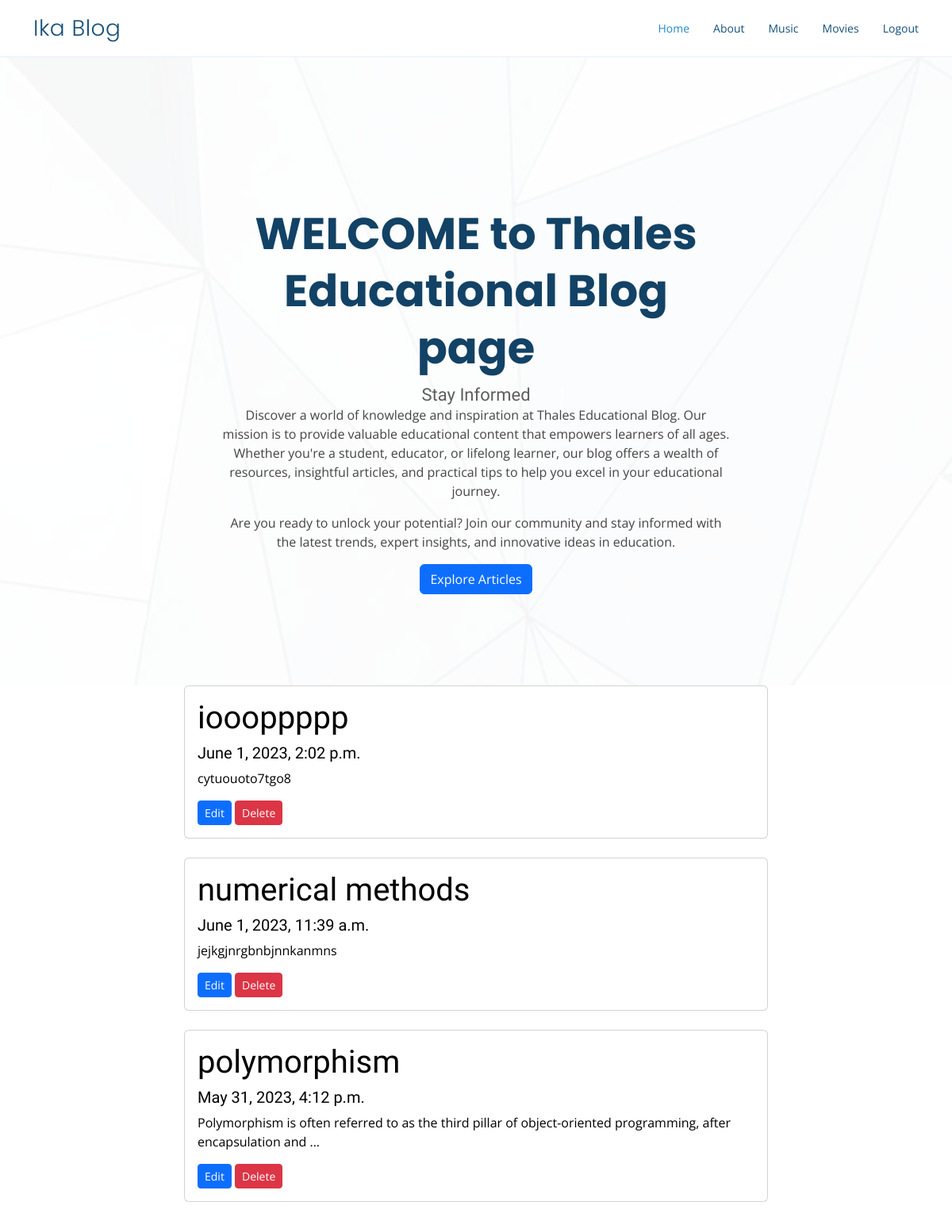
Page /blog on the committed database.
### myapp/models.py (models this page shows)
class Post(models.Model):
    id = models.UUIDField(primary_key=True,default=uuid.uuid4,editable=False)
    title=models.CharField(max_length=50)
    details=models.CharField(max_length=10000)
    created=models.DateTimeField(default=datetime.now,blank=True )

### myapp/views.py (the view)
# urls.py: path('blog',views.blog,name='blog'),
def blog(request):
    posts=Post.objects.all()
    if request.method == 'POST':
        title =request.POST['title']
        details = request.POST['details']
        post_id = uuid.uuid4()
        post= Post.objects.create(id= post_id,title=title, details=details)
        post.save();
    return render (request,'blog.html',{'posts' :posts})

### templates/blog.html (shortened to what this page needs)
{% load static %}
<!DOCTYPE html>
<html>
   <head>
      <link href="{% static 'assets/vendor/aos/aos.css' %}" rel="stylesheet">
      <link href="{% static 'assets/vendor/bootstrap/css/bootstrap.min.css' %}" rel="stylesheet">
      <link href="{% static 'assets/vendor/bootstrap-icons/bootstrap-icons.css' %}" rel="stylesheet">
      <link href="{% static 'assets/vendor/boxicons/css/boxicons.min.css' %}" rel="stylesheet">
      <link href="{% static 'assets/vendor/glightbox/css/glightbox.min.css' %}" rel="stylesheet">
      <link href="{% static 'assets/vendor/remixicon/remixicon.css' %}" rel="stylesheet">
      <link href="{% static 'assets/vendor/swiper/swiper-bundle.min.css' %}" rel="stylesheet">
      <link href="{% static 'assets/css/style.css' %}" rel="stylesheet">
   </head>
   <body>
      <header id="header" class="fixed-top">
         <div class="container d-flex align-items-center justify-content-between">
            <h1 class="logo"><a href="index.html">Ika Blog</a></h1>
            <nav id="navbar" class="navbar">
               <ul>
                  <li><a class="nav-link scrollto active" href="/">Home</a></li>
                  <li><a class="nav-link scrollto" href="">About</a></li>
                  <li><a class="nav-link scrollto" href="">Music</a></li>
                  <li><a class="nav-link scrollto" href="">Movies</a></li>
                  <li><a class="nav-link scrollto" href="">Logout</a></li>
               </ul>
            </nav>
         </div>
      </header>
      <section id="hero" class="d-flex align-items-center">
        <div class="container position-relative" data-aos="fade-up" data-aos-delay="100">
           <div class="row justify-content-center">
              <div class="col-xl-7 col-lg-9 text-center">
                 <h1>WELCOME to Thales Educational Blog page</h1>
                 <h2>Stay Informed </h2>
                 <p>Discover a world of knowledge and inspiration at Thales Educational Blog. Our mission is to provide valuable educational content that empowers learners of all ages. Whether you're a student, educator, or lifelong learner, our blog offers a wealth of resources, insightful articles, and practical tips to help you excel in your educational journey.</p>
                 <p>Are you ready to unlock your potential? Join our community and stay informed with the latest trends, expert insights, and innovative ideas in education.</p>
                 <a href="#blog-posts" class="btn btn-primary">Explore Articles</a>
              </div>
           </div>
        </div>
     </section>
      <div class="container" id="blog-posts">
         <div class="row">
            <div class="col-md-8 offset-md-2">
               {% for post in posts reversed %}
               <div class="card mb-4">
                  <div class="card-body">
                     <a href="/post/{{ post.id }}">
                        <h1>{{ post.title }}</h1>
                        <h5>{{ post.created }}</h5>
                        <p>{{ post.details|truncatewords:15 }}</p>
                     </a>
                     <button class="btn btn-primary btn-sm mr-1"data-toggle="modal" data-target="#activateModal{{ student.id }}">Edit</button>
                     <button class="btn btn-danger btn-sm" data-toggle="modal" data-target="#deleteModal{{ post.id }}">Delete</button>
                  </div>
               </div>
               {% endfor %}
            </div>
         </div>
      </div>
   </body>
</html>

### static/assets/css/style.css (style rules this page uses)
body { font-family: "Open Sans", sans-serif; color: #444444; }
a { color: #2487ce; text-decoration: none; }
h1, h2, h3, h4, h5, h6 { font-family: "Raleway", sans-serif; }
#header { background: #fff; z-index: 997; padding: 15px 0; border-bottom: 1px solid #e6f2fb; }
#header .logo { font-size: 28px; margin: 0; padding: 0; line-height: 1; font-weight: 300; letter-spacing: 0.5px; font-family: "Poppins", sans-serif; }
#header .logo a { color: #16507b; }
.navbar { padding: 0; }
.navbar ul { margin: 0; padding: 0; display: flex; list-style: none; align-items: center; }
.navbar li { position: relative; }
.navbar a, .navbar a:focus { display: flex; align-items: center; justify-content: space-between; padding: 10px 0 10px 30px; font-size: 14px; color: #16507b; white-space: nowrap; }
.navbar a:hover, .navbar .active, .navbar .active:focus, .navbar li:hover>a { color: #2487ce; }
#hero { width: 100%; height: 100vh; position: relative; background: url("../img/hero-bg.jpg") top center; background-size: cover; position: relative; margin-top: 4rem; }
#hero:before { content: ""; background: rgba(255, 255, 255, 0.8); position: absolute; bottom: 0; top: 0; left: 0; right: 0; }
#hero .container { padding-top: 80px; }
#hero h1 { font-size: 56px; font-weight: 700; line-height: 72px; color: #124265; font-family: "Poppins", sans-serif; }
#hero h2 { color: #5e5e5e; margin: 10px 0 0 0; font-size: 22px; }
@media (min-width: 1024px) { #hero { background-attachment: fixed; } }
section { padding: 80px 0; overflow: hidden; }

### templates/blog.html (style rules this page uses)
a { text-decoration: none; color: black; }

### rows in the picture
Post: title "ioooppppp", created "June 1, 2023, 2:02 p.m.", details "cytuouoto7tgo8"
Post: title "numerical methods", created "June 1, 2023, 11:39 a.m.", details "jejkgjnrgbnbjnnkanmns"
Post: title "polymorphism", created "May 31, 2023, 4:12 p.m.", details "Polymorphism is often referred to as the third pillar of object-oriented programming, after encapsulation and …"
